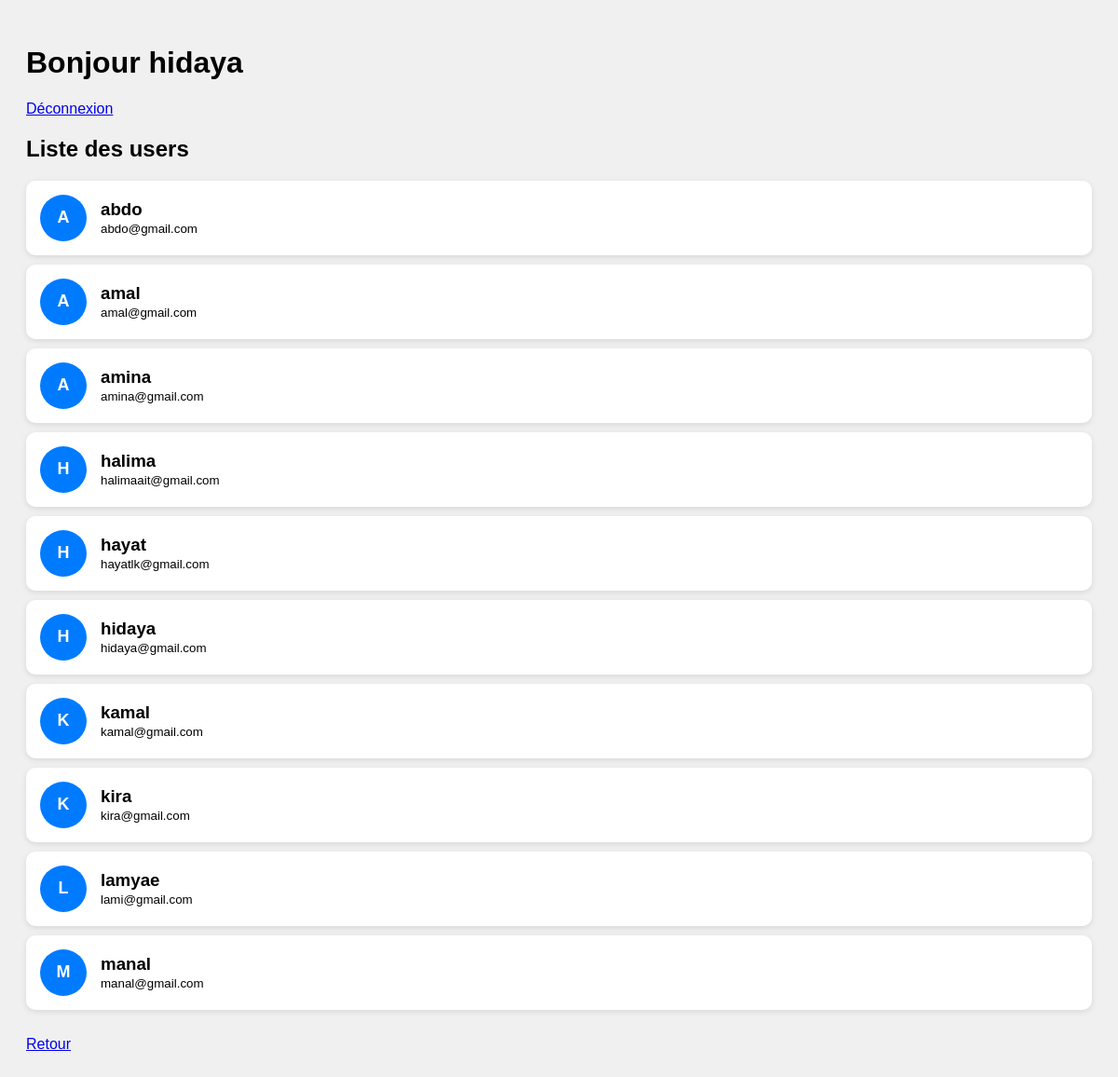
/prompt_autr.php (signed in), run on the app's committed database.
### tables this page shows
CREATE TABLE `users` (
  `user_id` int(11) NOT NULL,
  `name` varchar(30) NOT NULL,
  `email` varchar(200) NOT NULL,
  `password` varchar(255) NOT NULL,
  `role` enum('user','admin') NOT NULL DEFAULT 'user'
);

CREATE TABLE `prompts` (
  `prompt_id` int(11) NOT NULL,
  `title` varchar(50) NOT NULL,
  `content` text NOT NULL,
  `user_id` int(11) DEFAULT NULL,
  `category_id` int(11) DEFAULT NULL
);

### prompt_autr.php (the view, shortened to what this page needs)
<?php
require 'connexion.php';
$sql = "
    SELECT u.user_id, u.name AS username, u.email, p.title AS prompt_title, p.content AS prompt_content, c.name AS category
    FROM users u
    LEFT JOIN prompts p ON u.user_id = p.user_id
    LEFT JOIN categories c ON p.category_id = c.category_id
    ORDER BY u.name
";
$stmt = $db->query($sql);
$users = $stmt->fetchAll(PDO::FETCH_ASSOC);
$usersData = [];
foreach ($users as $row) {
    $id = $row['user_id'];
    if (!isset($usersData[$id])) {
        $usersData[$id] = [
            'name' => $row['username'],
            'email' => $row['email'],
            'prompts' => []
        ];
    }
    if ($row['prompt_title']) {
        $usersData[$id]['prompts'][] = [
            'title' => $row['prompt_title'],
            'content' => $row['prompt_content'],
            'category' => $row['category']
        ];
    }
}
?>
<!DOCTYPE html>
<html>
<head>
</head>
<body>
<h1>Bonjour  <?php echo htmlspecialchars($_SESSION['name']); ?></h1>
<a href="diconnexion.php">Déconnexion</a>
<h2>Liste des users</h2>
<?php foreach ($usersData as $id => $user):
    $initials = strtoupper($user['name'][0]);
?>
<div class="user-card" onclick="togglePrompts(<?php echo $id; ?>)">
    <div class="avatar"><?php echo $initials; ?></div>
    <div class="user-info">
        <h3><?php echo htmlspecialchars($user['name']); ?></h3>
        <small><?php echo htmlspecialchars($user['email']); ?></small>
    </div>
</div>
<?php endforeach; ?>
<br>
<a href="account.php">Retour </a>
</body>
</html>

### prompt_autr.php (style rules this page uses)
body { font-family: Arial, sans-serif; background: #f0f0f0; padding: 20px; }
.user-card { background: #fff; border-radius: 10px; padding: 15px; margin: 10px 0; display: flex; align-items: center; cursor: pointer; box-shadow: 0 2px 6px rgba(0,0,0,0.1); }
.avatar { width: 50px; height: 50px; border-radius: 50%; background: #007BFF; color: #fff; display: flex; align-items: center; justify-content: center; font-weight: bold; font-size: 18px; margin-right: 15px; }
.user-info h3 { margin: 0; }

### data on the page
users: name "A", name "abdo", email "abdo@gmail.com"
prompts: user.name "A", user.name "amal", user.email "amal@gmail.com"
users: name "A", name "amina", email "amina@gmail.com"
users: name "H", name "halima", email "halimaait@gmail.com"
users: name "H", name "hayat", email "hayatlk@gmail.com"
prompts: user.name "H", user.name "hidaya", user.email "hidaya@gmail.com"
users: name "K", name "kamal", email "kamal@gmail.com"
users: name "K", name "kira", email "kira@gmail.com"
users: name "L", name "lamyae", email "lami@gmail.com"
users: name "M", name "manal", email "manal@gmail.com"

### other printed values
$_SESSION['name'] "hidaya"
